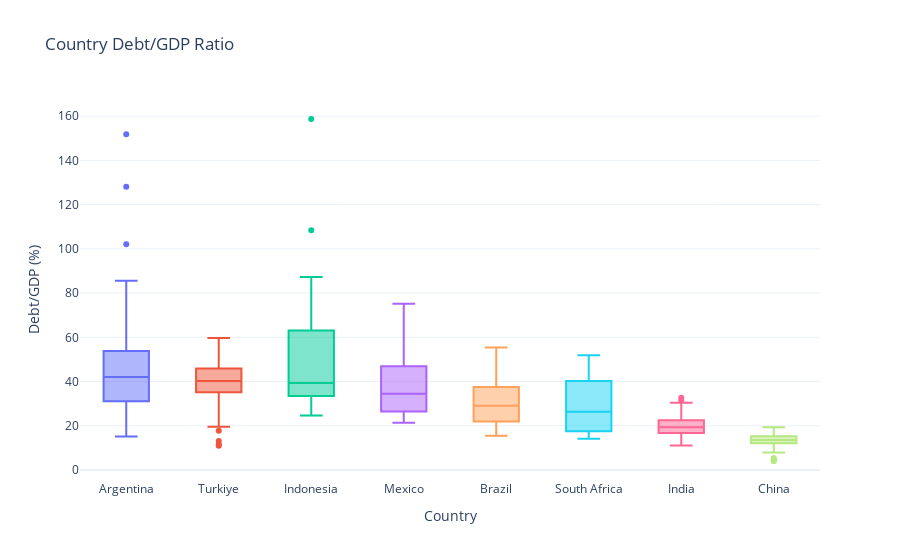

Here is the notebook cell this chart was saved with:
### Code cell
fig.update_layout(
    xaxis_title="Country",
    yaxis_title=" Debt/GDP (%)",
    showlegend=False 
)

fig.write_html("interactive-plot/Debt_GDP_distribution.html")
fig.show()

### Figure 1 — Plotly figure (JSON) as saved in the notebook; plotly's stock layout.template omitted (floating-point values rounded to 4 significant figures)
{"data": [{"alignmentgroup": "True", "hovertemplate": "Country=%{x}<br>Debt/GDP (%)=%{y}<extra></extra>", "legendgroup": "Argentina", "marker": {"color": "#636efa"}, "name": "Argentina", "notched": false, "offsetgroup": "Argentina", "orientation": "v", "showlegend": true, "type": "box", "x": ["Argentina", "Argentina", "Argentina", "Argentina", "Argentina", "Argentina", "Argentina", "Argentina", "Argentina", "Argentina", "Argentina", "Argentina", "Argentina", "Argentina", "Argentina", "Argentina", "Argentina", "Argentina", "Argentina", "Argentina", "Argentina", "Argentina", "Argentina", "Argentina", "Argentina", "Argentina", "Argentina", "Argentina", "Argentina", "Argentina", "Argentina", "Argentina", "Argentina", "Argentina", "Argentina", "Argentina", "Argentina", "Argentina", "Argentina", "Argentina", "Argentina", "Argentina", "Argentina", "Argentina", "Argentina", "Argentina", "Argentina", "Argentina"], "x0": " ", "xaxis": "x", "y": [18.57, 20.56, 15.17, 30.58, 35.5, 45.51, 51.94, 44.34, 41.96, 58.03, 49.77, 53.97, 46.51, 85.53, 44.2, 34.62, 29.99, 27.32, 29.17, 38.28, 40.84, 43.79, 47.33, 53.58, 52.8, 56.81, 151.8, 128.1, 102.0, 65.81, 51.14, 42.02, 35.89, 40.15, 29.89, 26.95, 25.62, 27.21, 29.71, 31.61, 34.39, 36.77, 56.54, 66.86, 71.41, 54.83, 42.18, 41.2], "y0": " ", "yaxis": "y"}, {"alignmentgroup": "True", "hovertemplate": "Country=%{x}<br>Debt/GDP (%)=%{y}<extra></extra>", "legendgroup": "Turkiye", "marker": {"color": "#EF553B"}, "name": "Turkiye", "notched": false, "offsetgroup": "Turkiye", "orientation": "v", "showlegend": true, "type": "box", "x": ["Turkiye", "Turkiye", "Turkiye", "Turkiye", "Turkiye", "Turkiye", "Turkiye", "Turkiye", "Turkiye", "Turkiye", "Turkiye", "Turkiye", "Turkiye", "Turkiye", "Turkiye", "Turkiye", "Turkiye", "Turkiye", "Turkiye", "Turkiye", "Turkiye", "Turkiye", "Turkiye", "Turkiye", "Turkiye", "Turkiye", "Turkiye", "Turkiye", "Turkiye", "Turkiye", "Turkiye", "Turkiye", "Turkiye", "Turkiye", "Turkiye", "Turkiye", "Turkiye", "Turkiye", "Turkiye", "Turkiye", "Turkiye", "Turkiye", "Turkiye", "Turkiye", "Turkiye", "Turkiye", "Turkiye", "Turkiye", "Turkiye", "Turkiye"], "x0": " ", "xaxis": "x", "y": [13.08, 10.99, 11.66, 19.52, 22.54, 17.77, 27.8, 27.02, 30.63, 32.88, 36.05, 38.69, 43.52, 46.96, 45.11, 38.81, 32.81, 33.68, 35.55, 38.03, 50.71, 43.58, 44.43, 44.62, 35.14, 39.7, 42.58, 55.98, 54.84, 47.16, 40.47, 35.21, 39.05, 39.44, 38.22, 44.05, 40.76, 38.27, 40.13, 41.99, 44.08, 46.25, 45.91, 52.09, 54.79, 54.52, 59.66, 53.22, 50.48, 44.7], "y0": " ", "yaxis": "y"}, {"alignmentgroup": "True", "hovertemplate": "Country=%{x}<br>Debt/GDP (%)=%{y}<extra></extra>", "legendgroup": "Indonesia", "marker": {"color": "#00cc96"}, "name": "Indonesia", "notched": false, "offsetgroup": "Indonesia", "orientation": "v", "showlegend": true, "type": "box", "x": ["Indonesia", "Indonesia", "Indonesia", "Indonesia", "Indonesia", "Indonesia", "Indonesia", "Indonesia", "Indonesia", "Indonesia", "Indonesia", "Indonesia", "Indonesia", "Indonesia", "Indonesia", "Indonesia", "Indonesia", "Indonesia", "Indonesia", "Indonesia", "Indonesia", "Indonesia", "Indonesia", "Indonesia", "Indonesia", "Indonesia", "Indonesia", "Indonesia", "Indonesia", "Indonesia", "Indonesia", "Indonesia", "Indonesia", "Indonesia", "Indonesia", "Indonesia", "Indonesia", "Indonesia", "Indonesia", "Indonesia", "Indonesia", "Indonesia", "Indonesia"], "x0": " ", "xaxis": "x", "y": [26.62, 27.88, 37.3, 37.74, 43.05, 53.67, 69.18, 64.12, 62.87, 65.81, 68.19, 68.73, 56.43, 60.95, 61.54, 56.74, 63.19, 158.7, 108.4, 87.29, 82.71, 65.65, 57.24, 53.75, 49.72, 37.3, 34.2, 30.95, 33.25, 26.26, 24.6, 27.52, 28.89, 32.84, 35.76, 34.24, 34.82, 36.44, 35.96, 39.38, 35.22, 30.02, 29.61], "y0": " ", "yaxis": "y"}, {"alignmentgroup": "True", "hovertemplate": "Country=%{x}<br>Debt/GDP (%)=%{y}<extra></extra>", "legendgroup": "Mexico", "marker": {"color": "#ab63fa"}, "name": "Mexico", "notched": false, "offsetgroup": "Mexico", "orientation": "v", "showlegend": true, "type": "box", "x": ["Mexico", "Mexico", "Mexico", "Mexico", "Mexico", "Mexico", "Mexico", "Mexico", "Mexico", "Mexico", "Mexico", "Mexico", "Mexico", "Mexico", "Mexico", "Mexico", "Mexico", "Mexico", "Mexico", "Mexico", "Mexico", "Mexico", "Mexico", "Mexico", "Mexico", "Mexico", "Mexico", "Mexico", "Mexico", "Mexico", "Mexico", "Mexico", "Mexico", "Mexico", "Mexico", "Mexico", "Mexico", "Mexico", "Mexico", "Mexico", "Mexico", "Mexico", "Mexico", "Mexico", "Mexico"], "x0": " ", "xaxis": "x", "y": [31.94, 28.01, 29.72, 46.74, 59.65, 51.57, 49.71, 75.12, 74.32, 54.73, 42.46, 40.04, 36.48, 30.97, 24.87, 25.27, 43.86, 36.46, 28.44, 30.7, 29.44, 24.0, 25.45, 23.86, 26.03, 25.63, 23.78, 21.74, 22.74, 21.37, 26.56, 28.26, 28.62, 34.5, 37.98, 39.88, 44.34, 48.98, 48.6, 47.92, 47.35, 55.01, 45.68, 39.98, 33.31], "y0": " ", "yaxis": "y"}, {"alignmentgroup": "True", "hovertemplate": "Country=%{x}<br>Debt/GDP (%)=%{y}<extra></extra>", "legendgroup": "Brazil", "marker": {"color": "#FFA15A"}, "name": "Brazil", "notched": false, "offsetgroup": "Brazil", "orientation": "v", "showlegend": true, "type": "box", "x": ["Brazil", "Brazil", "Brazil", "Brazil", "Brazil", "Brazil", "Brazil", "Brazil", "Brazil", "Brazil", "Brazil", "Brazil", "Brazil", "Brazil", "Brazil", "Brazil", "Brazil", "Brazil", "Brazil", "Brazil", "Brazil", "Brazil", "Brazil", "Brazil", "Brazil", "Brazil", "Brazil", "Brazil", "Brazil", "Brazil", "Brazil", "Brazil", "Brazil", "Brazil", "Brazil", "Brazil", "Brazil", "Brazil", "Brazil", "Brazil", "Brazil", "Brazil", "Brazil", "Brazil", "Brazil", "Brazil", "Brazil", "Brazil", "Brazil"], "x0": " ", "xaxis": "x", "y": [21.5, 22.07, 24.1, 27.48, 27.92, 30.32, 31.75, 34.8, 52.21, 55.41, 49.4, 42.75, 42.56, 38.34, 27.83, 25.87, 35.42, 39.47, 39.26, 29.1, 20.92, 21.38, 22.53, 28.02, 40.88, 37.0, 41.07, 45.5, 42.26, 32.97, 21.13, 17.54, 17.07, 15.51, 16.9, 15.95, 15.44, 17.87, 19.56, 22.68, 30.15, 30.25, 26.31, 29.1, 30.36, 37.21, 34.21, 29.69, 27.93], "y0": " ", "yaxis": "y"}, {"alignmentgroup": "True", "hovertemplate": "Country=%{x}<br>Debt/GDP (%)=%{y}<extra></extra>", "legendgroup": "South Africa", "marker": {"color": "#19d3f3"}, "name": "South Africa", "notched": false, "offsetgroup": "South Africa", "orientation": "v", "showlegend": true, "type": "box", "x": ["South Africa", "South Africa", "South Africa", "South Africa", "South Africa", "South Africa", "South Africa", "South Africa", "South Africa", "South Africa", "South Africa", "South Africa", "South Africa", "South Africa", "South Africa", "South Africa", "South Africa", "South Africa", "South Africa", "South Africa", "South Africa", "South Africa", "South Africa", "South Africa", "South Africa", "South Africa", "South Africa", "South Africa", "South Africa", "South Africa"], "x0": " ", "xaxis": "x", "y": [14.12, 14.77, 15.96, 18.13, 17.0, 16.97, 17.57, 18.96, 27.19, 20.36, 17.2, 15.61, 19.07, 21.86, 23.49, 25.59, 27.63, 27.09, 34.06, 35.33, 39.17, 36.84, 44.52, 45.88, 44.46, 48.99, 51.9, 40.26, 42.2, 43.55], "y0": " ", "yaxis": "y"}, {"alignmentgroup": "True", "hovertemplate": "Country=%{x}<br>Debt/GDP (%)=%{y}<extra></extra>", "legendgroup": "India", "marker": {"color": "#FF6692"}, "name": "India", "notched": false, "offsetgroup": "India", "orientation": "v", "showlegend": true, "type": "box", "x": ["India", "India", "India", "India", "India", "India", "India", "India", "India", "India", "India", "India", "India", "India", "India", "India", "India", "India", "India", "India", "India", "India", "India", "India", "India", "India", "India", "India", "India", "India", "India", "India", "India", "India", "India", "India", "India", "India", "India", "India", "India", "India", "India", "India", "India", "India", "India", "India", "India"], "x0": " ", "xaxis": "x", "y": [14.08, 14.2, 12.69, 12.03, 11.89, 11.12, 11.62, 13.42, 14.04, 15.44, 16.75, 18.04, 19.15, 19.99, 24.9, 26.01, 31.41, 30.46, 32.7, 29.91, 26.04, 23.92, 22.62, 23.34, 21.75, 21.59, 20.5, 20.53, 19.56, 17.44, 14.77, 16.97, 16.77, 18.94, 19.1, 17.33, 18.34, 21.48, 23.01, 22.44, 22.76, 19.85, 19.29, 19.28, 19.78, 21.12, 19.32, 18.35, 18.13], "y0": " ", "yaxis": "y"}, {"alignmentgroup": "True", "hovertemplate": "Country=%{x}<br>Debt/GDP (%)=%{y}<extra></extra>", "legendgroup": "China", "marker": {"color": "#B6E880"}, "name": "China", "notched": false, "offsetgroup": "China", "orientation": "v", "showlegend": true, "type": "box", "x": ["China", "China", "China", "China", "China", "China", "China", "China", "China", "China", "China", "China", "China", "China", "China", "China", "China", "China", "China", "China", "China", "China", "China", "China", "China", "China", "China", "China", "China", "China", "China", "China", "China", "China", "China", "China", "China", "China", "China", "China", "China", "China"], "x0": " ", "xaxis": "x", "y": [4.076, 4.167, 4.651, 5.396, 7.887, 12.95, 13.59, 12.92, 15.32, 15.72, 16.99, 19.36, 17.84, 16.11, 14.94, 15.28, 14.01, 13.6, 12.05, 13.76, 12.61, 12.48, 12.65, 12.5, 11.86, 10.64, 8.411, 8.909, 12.2, 13.96, 13.46, 15.47, 16.98, 12.06, 12.59, 13.9, 14.12, 14.81, 15.84, 15.29, 13.69, 13.6], "y0": " ", "yaxis": "y"}], "layout": {"boxmode": "overlay", "legend": {"title": {"text": "Country"}, "tracegroupgap": 0}, "showlegend": false, "title": {"text": "Country Debt/GDP Ratio"}, "xaxis": {"anchor": "y", "categoryarray": ["Argentina", "Turkiye", "Indonesia", "Mexico", "Brazil", "South Africa", "India", "China"], "categoryorder": "array", "domain": [0, 1], "title": {"text": "Country"}}, "yaxis": {"anchor": "x", "domain": [0, 1], "title": {"text": " Debt/GDP (%)"}}}}
